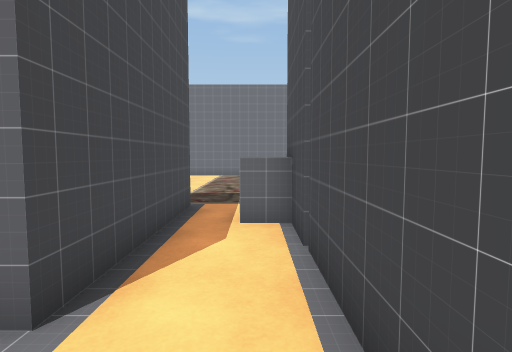
view 1 (above)

21 first-person views from a walk through a Unity game level. The camera is 1.3 m above the floor, tilts 4° down and sees 80° across. The floor is counted in squares, 1 m on a side. Each view is taken from the middle of a square. On the plan, view 1 faces up. The plan holds only what a view shows up to about 14 squares ahead; the rest is blank. The place goes on beyond the plan. The player character is not drawn. Some animated figures are left out. Door leaves are left out, so doorways stand open.

view 2
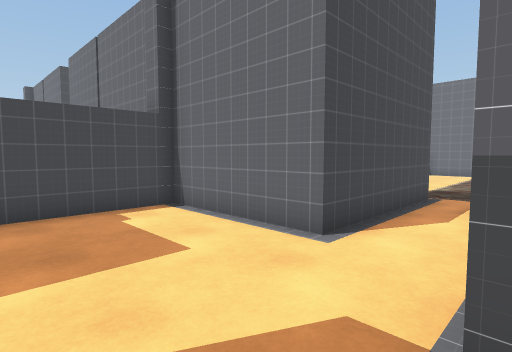

view 3
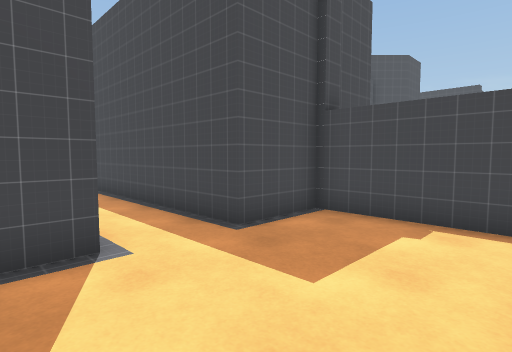

view 4
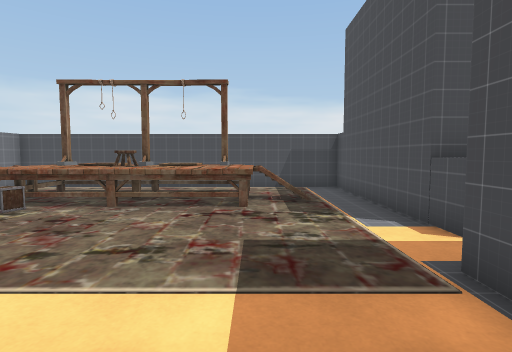

view 5
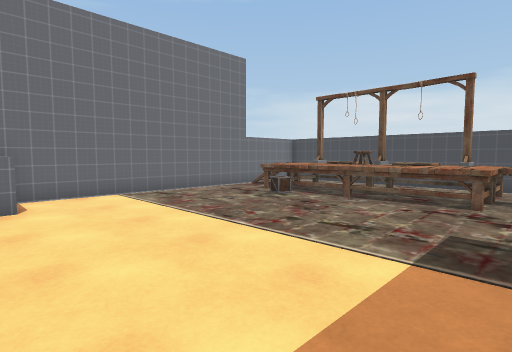

view 6
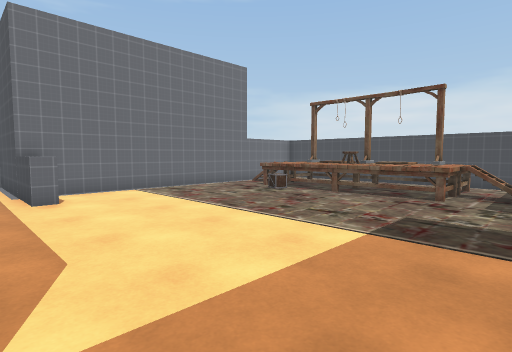

view 7
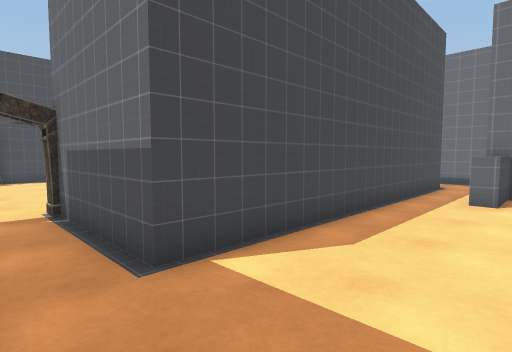

view 8
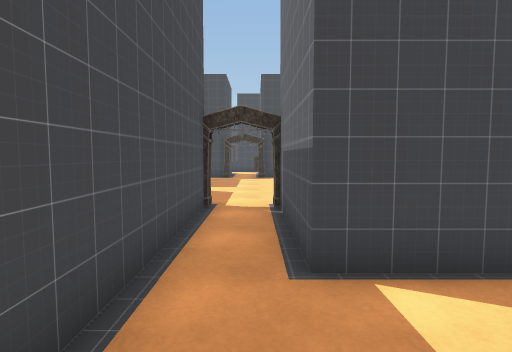

view 9
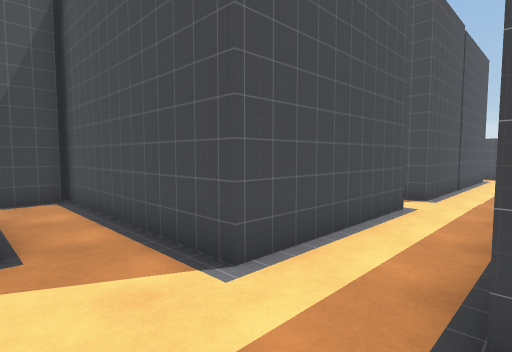

view 10
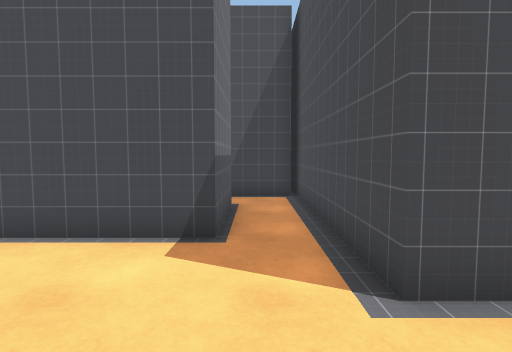

view 11
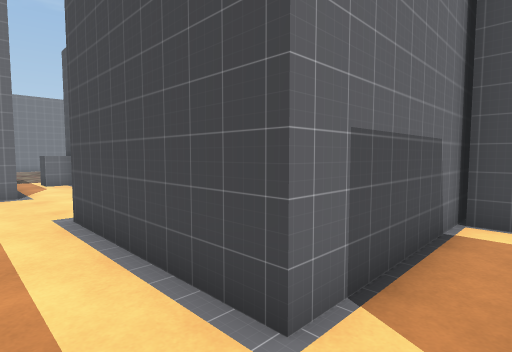

view 12
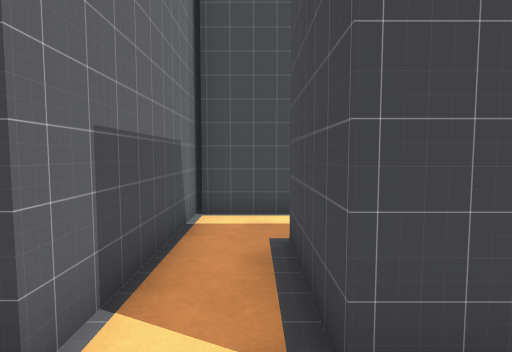

view 13
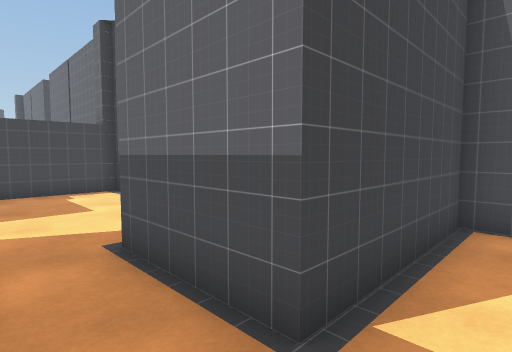

view 14
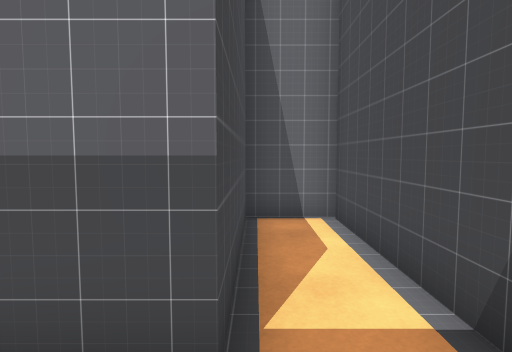

view 15
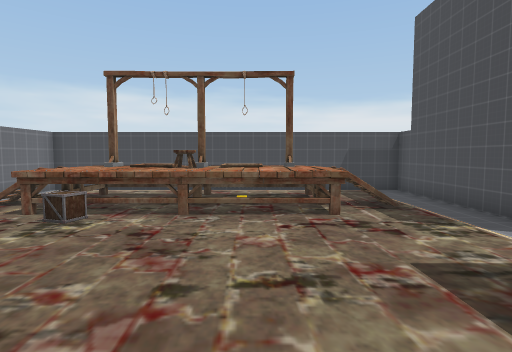

view 16
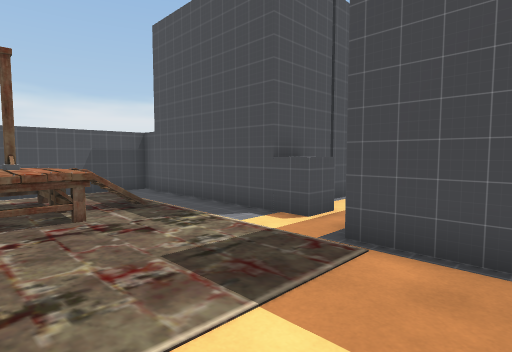

view 17
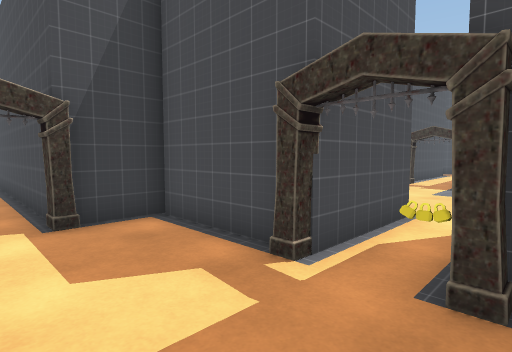

view 18
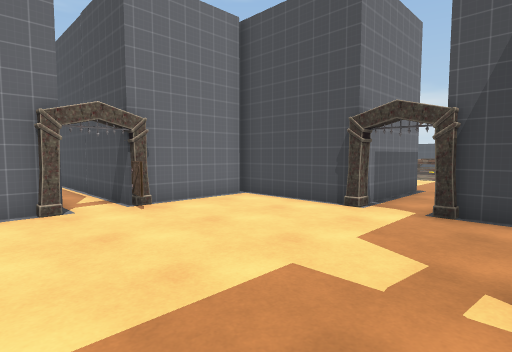

view 19
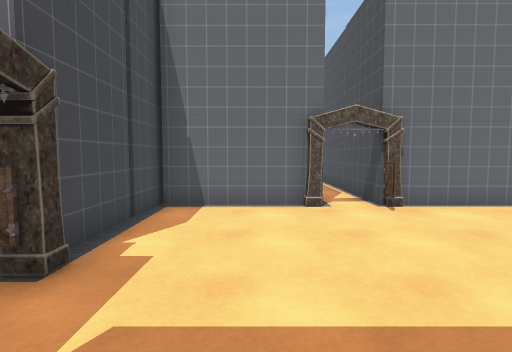

view 20
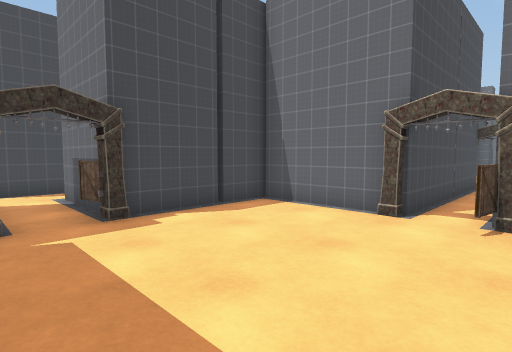

view 21
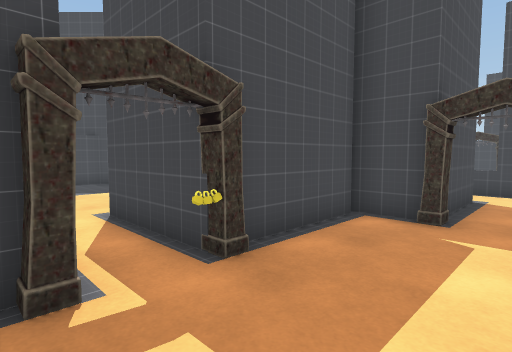

### Floor plan
Key: @ floor where view 1 was taken; # wall or solid block; . main floor; : floor 1 m higher than the main floor; + floor 1.5 m higher than the main floor; / step, stairs or slope; = window, fence, low wall or low ledge; ^ raised ledge; v drop or lower ground; C crate; A arch; G gate; O other object.
Columns run from 27 left of view 1 to 8 right of it. Each row starts with its distance up from view 1.
 19          #.#       #..^.......... .#
 18          #.#       #..^......../...#
 17          #.#       #.........=:::..#
 16          #.#       #.........C:::..#
 15          #.##      #..........:::..#
 14      #####.A####   #..........#+#..#
 13      #.....G...#   #..........:::..#
 12      #.........#   #..........:: ..#
 11      #.........#   #..........::v..#
 10 # ####.........#####..........=/ =.#
  9 #....GA......................../...#
  8 #..............A#..................#
  7 =.####A.........##########..######.#
  6      #...#OA....#        #.^#   ####
  5      #####.######        #..#  ###
  4          #.#             #..#  #.#
  3          #.##            #..#  #.#
  2          #..#        #####..#  #.#
  1          ....        #......#  #.#
  0          ....        #.....@####.#
 -1          . ..        #...........#
 -2         .. ..        ###.........##
 -3         ..  ..         #..########
 -4         ..  ..         #..#
 -5        #.   ..         #..#
 -6        ##   A.#        #..#
 -7                        #..######
 -8                        #.......##
 -9                        #.......#
-10                        #..###..#

Where each view was taken, in squares from view 1:
view 1: 0 up, 0 right, facing up
view 2: 2 down, 1 right, facing up-left
view 3: 2 up, 0 right, facing down-left
view 4: 10 up, 5 left, facing right
view 5: 9 up, 6 left, facing up-right
view 6: 8 up, 7 left, facing up-right
view 7: 8 up, 4 left, facing up-left
view 8: 9 up, 4 left, facing left
view 9: 0 up, 4 left, facing down-right
view 10: 1 down, 4 left, facing right
view 11: 9 down, 3 left, facing up-right
view 12: 9 down, 3 left, facing right
view 13: 2 down, 5 right, facing up-left
view 14: 2 down, 4 right, facing up
view 15: 12 up, 4 left, facing right
view 16: 12 up, 4 left, facing down-right
view 17: 9 up, 18 left, facing down-right
view 18: 6 up, 19 left, facing up-right
view 19: 6 up, 19 left, facing up
view 20: 7 up, 15 left, facing up-left
view 21: 9 up, 15 left, facing down-left
